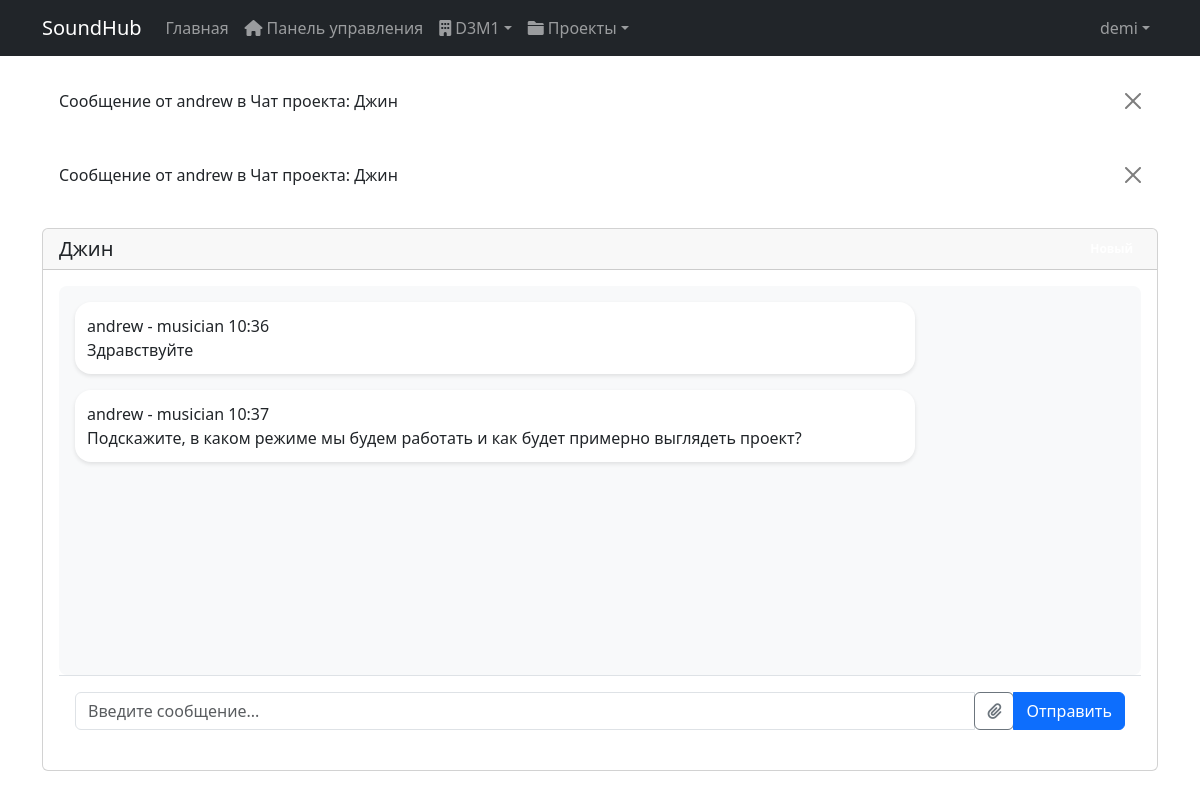
Page /api/chats/project/1/ (signed in) on the earlier database version.
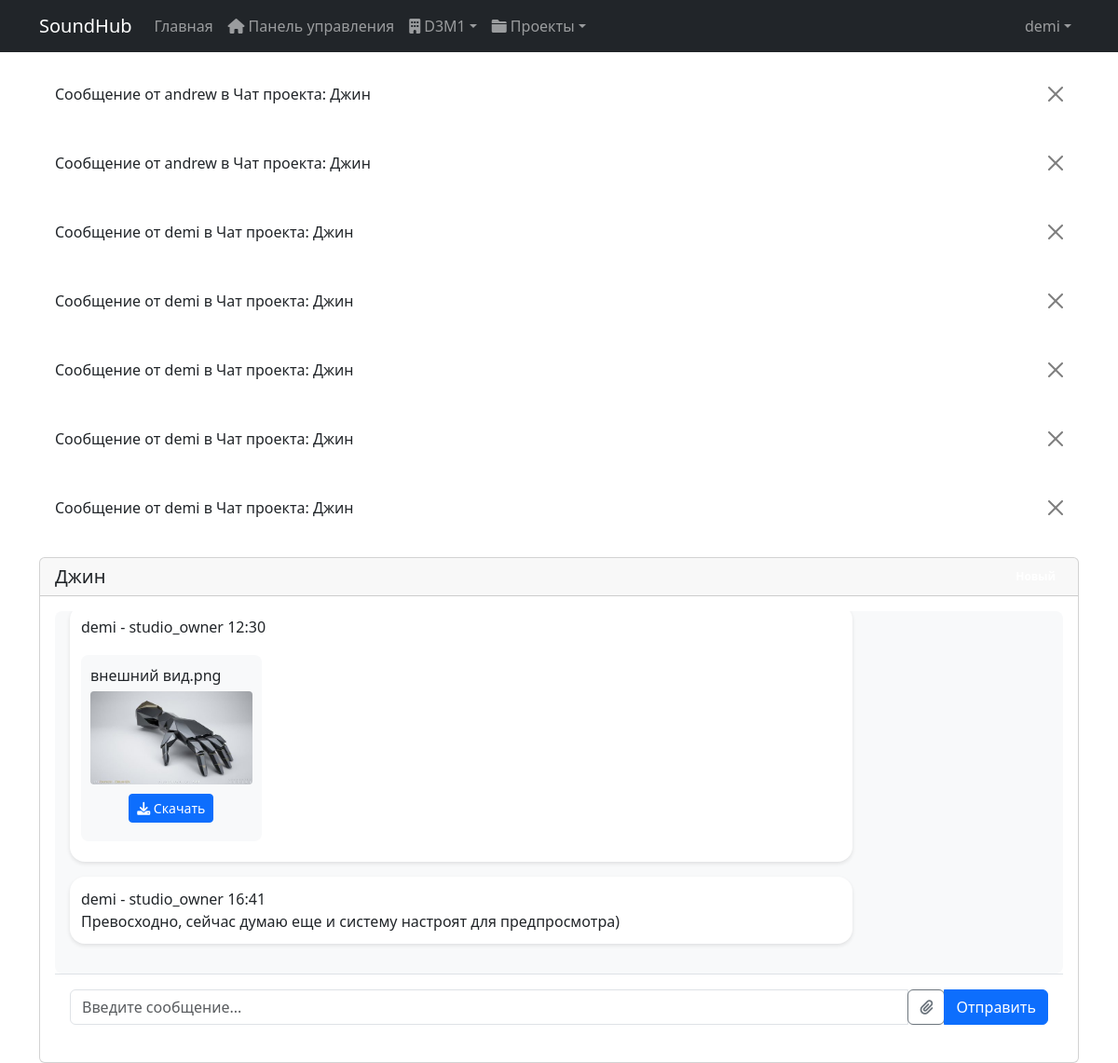
Same page on the later database version.
### studios/models.py (models this page shows)
class Studio(models.Model):
    name = models.CharField(max_length=255)
    owner = models.ForeignKey(User, related_name='owned_studios', on_delete=models.CASCADE)
    workers = models.ManyToManyField(User, related_name='work_studios')
    description = models.TextField()
    address = models.TextField()
    equipment_list = models.JSONField(default=list)
    pricing = models.JSONField(default=dict)  # Формат: {"service_type": price}
    commission_percent = models.DecimalField(max_digits=5, decimal_places=2)  # Комиссия студии

### users/models.py (models this page shows)
class User(AbstractUser):
    USER_TYPES = (
        ('musician', 'Музыкант'),
        ('studio_owner', 'Владелец студии'),
        ('studio_worker', 'Работник студии')
    )
    user_type = models.CharField(max_length=20, choices=USER_TYPES)
    phone = models.CharField(max_length=20, blank=True)
    is_verified = models.BooleanField(default=False)

### chats/models.py (models this page shows, shortened)
class Message(models.Model):
    chat = models.ForeignKey(Chat, on_delete=models.CASCADE, related_name='messages')
    sender = models.ForeignKey(settings.AUTH_USER_MODEL, on_delete=models.CASCADE)
    text = models.TextField()
    created_at = models.DateTimeField(auto_now_add=True)
    is_read = models.BooleanField(default=False)
    def __str__(self):
        return f'Сообщение от {self.sender.username} в {self.chat}'

class Chat(models.Model):
    project = models.OneToOneField(Project, on_delete=models.CASCADE, related_name='chat', null=True, blank=True)
    studio = models.ForeignKey('studios.Studio', on_delete=models.CASCADE, related_name='chats', null=True, blank=True)
    participants = models.ManyToManyField(settings.AUTH_USER_MODEL, related_name='chats', blank=True)
    created_at = models.DateTimeField(auto_now_add=True)
    updated_at = models.DateTimeField(auto_now=True)
    def get_last_message(self):
        return self.messages.order_by('-created_at').first()
    def __str__(self):
        return f'Чат проекта: {self.project.title if self.project else "Без проекта"}'

class Project(models.Model):
    title = models.CharField(max_length=200)
    description = models.TextField(blank=True)
    created_at = models.DateTimeField(default=timezone.now)
    updated_at = models.DateTimeField(auto_now=True)
    client = models.ForeignKey(settings.AUTH_USER_MODEL, on_delete=models.CASCADE, related_name='client_projects', default=0)
    studio = models.ForeignKey('studios.Studio', on_delete=models.CASCADE, related_name='studio_projects', default=0)
    status = models.CharField(max_length=20, choices=[
        ('new', 'Новый'),
        ('in_progress', 'В работе'),
        ('completed', 'Завершен'),
        ('cancelled', 'Отменен')
    ], default='new')

class File(models.Model):
    FILE_TYPES = [
        ('audio', 'Аудио'),
        ('image', 'Изображение'),
        ('video', 'Видео'),
        ('document', 'Документ')
    ]
    message = models.ForeignKey(Message, on_delete=models.CASCADE, related_name='files', default='')
    file = models.FileField(upload_to='chat_files/%Y/%m/%d/')
    file_type = models.CharField(max_length=20, choices=FILE_TYPES, default=FILE_TYPES[3][0])
    filename = models.CharField(max_length=255, default='')
    uploaded_at = models.DateTimeField(auto_now_add=True)
    size = models.IntegerField(help_text='Размер файла в байтах', default=0)

### chats/views.py (the view, shortened to what this page needs)
# urls.py: path('project/<int:project_id>/', views.project_chat, name='project_chat'),
@login_required
def project_chat(request, project_id):
    project = get_object_or_404(Project, id=project_id)
    if request.user != project.client and request.user != project.studio.owner and request.user not in project.studio.workers.all():
        raise PermissionDenied
    chat, created = Chat.objects.get_or_create(project=project)
    messages = chat.messages.select_related('sender').prefetch_related('files').order_by('created_at')
    return render(request, 'chats/chat.html', {
        'project': project,
        'chat': chat,
        'messages': messages
    })

### chats/templates/chats/chat.html (shortened to what this page needs)
{% extends 'base.html' %}
{% load static %}
{% block content %}
<div class="container mt-4">
    <div class="row">
        <div class="col-md-12">
            <div class="card">
                <div class="card-header d-flex justify-content-between align-items-center">
                    <h5 class="mb-0">{{ project.title }}</h5>
                    <span class="badge bg-{{ project.status }}">{{ project.get_status_display }}</span>
                </div>
                <div class="card-body chat-container">
                    <div class="messages-container" id="messages">
                        {% for message in messages %}
                            {% include 'chats/message.html' with message=message %}
                        {% endfor %}
                    </div>
                    <form class="message-form" method="post" enctype="multipart/form-data" id="message-form">
                        <div class="input-group">
                            <input type="text" name="message" class="form-control" placeholder="Введите сообщение...">
                            <div class="file-input-container">
                                <button class="btn btn-outline-secondary" type="button">
                                    <i class="fas fa-paperclip"></i>
                            </button>
                            </div>
                            <button type="submit" class="btn btn-primary">Отправить</button>
                        </div>
                    </form>
                </div>
            </div>
        </div>
    </div>
</div>
{% endblock %}

### templates/base.html (shortened to what this page needs)
<!DOCTYPE html>
<html lang="ru">
  <head>
    <link href="https://cdn.jsdelivr.net/npm/bootstrap@5.3.0/dist/css/bootstrap.min.css" rel="stylesheet" />
    <link rel="stylesheet" href="https://cdnjs.cloudflare.com/ajax/libs/font-awesome/6.0.0/css/all.min.css" />
  </head>
  <body>
    <nav class="navbar navbar-expand-lg navbar-dark bg-dark">
      <div class="container">
        <a class="navbar-brand" href="{% url 'index' %}">SoundHub</a>
        <div class="collapse navbar-collapse" id="navbarNav">
          <ul class="navbar-nav me-auto">
            <li class="nav-item">
              <a class="nav-link" href="{% url 'index' %}">Главная</a>
            </li>
            {% if user.is_authenticated %}
              {% if user.user_type == 'musician' %}
                <li class="nav-item">
                  <a class="nav-link" href="{% url 'musician_dashboard' %}"><i class="fas fa-home me-1"></i>Панель управления</a>
                </li>
                <li class="nav-item">
                  <a class="nav-link" href="{% url 'studios:studios_list' %}"><i class="fas fa-plus me-1"></i>Создать проект</a>
                </li>
                <li class="nav-item dropdown">
                  <a class="nav-link dropdown-toggle" href="#" id="projectsDropdown" role="button" data-bs-toggle="dropdown"><i class="fas fa-folder me-1"></i>Мои проекты</a>
                  <ul class="dropdown-menu">
                    {% for project in user.client_projects.all|slice:':5' %}
                      <li>
                        <a class="dropdown-item" href="{% url 'chats:project_chat' project.id %}">
                          {{ project.title }}
                          {% if project.chat.get_last_message and not project.chat.get_last_message.is_read and project.chat.get_last_message.sender != user %}
                            <span class="badge bg-danger">Новое</span>
                          {% endif %}
                        </a>
                      </li>
                    {% empty %}
                      <li>
                        <span class="dropdown-item text-muted">Нет проектов</span>
                      </li>
                    {% endfor %}
                    {% if user.client_projects.count > 5 %}
                      <li>
                        <hr class="dropdown-divider" />
                      </li>
                      <li>
                        <a class="dropdown-item" href="{% url 'musician_projects' %}">Все проекты</a>
                      </li>
                    {% endif %}
                  </ul>
                </li>
              {% elif user.user_type == 'studio_owner' %}
                <li class="nav-item">
                  <a class="nav-link" href="{% url 'studio_owner_dashboard' %}"><i class="fas fa-home me-1"></i>Панель управления</a>
                </li>
                {% if user.owned_studios.exists %}
                  {% with studio=user.owned_studios.first %}
                    <li class="nav-item dropdown">
                      <a class="nav-link dropdown-toggle" href="#" id="studioDropdown" role="button" data-bs-toggle="dropdown"><i class="fas fa-building me-1"></i>{{ studio.name }}</a>
                    </li>
                    <li class="nav-item dropdown">
                      <a class="nav-link dropdown-toggle" href="#" id="projectsDropdown" role="button" data-bs-toggle="dropdown"><i class="fas fa-folder me-1"></i>Проекты</a>
                    </li>
                  {% endwith %}
                {% endif %}
              {% endif %}
            {% endif %}
          </ul>
          <ul class="navbar-nav">
            {% if user.is_authenticated %}
              <li class="nav-item dropdown">
                <a class="nav-link dropdown-toggle" href="#" id="navbarDropdown" role="button" data-bs-toggle="dropdown">{{ user.username }}</a>
              </li>
            {% endif %}
          </ul>
        </div>
      </div>
    </nav>
    {% if messages %}
      <div class="container mt-3">
        {% for message in messages %}
          <div class="alert alert-{{ message.tags }} alert-dismissible fade show" role="alert">
            {{ message }}
            <button type="button" class="btn-close" data-bs-dismiss="alert"></button>
          </div>
        {% endfor %}
      </div>
    {% endif %}
    {% block content %}
    {% endblock %}
  </body>
</html>

### chats/templates/chats/message.html (shortened to what this page needs)
{% load static %}
<div class="message {% if message.sender == user %}message-sent{% else %}message-received{% endif %}" data-message-id="{{ message.id }}">
    <div class="message-content">
        <div class="message-header">
            <span class="message-sender">{{ message.sender.get_full_name|default:message.sender.username }} - {{ message.sender.user_type }}</span>
            <span class="message-time">{{ message.created_at|date:"H:i" }}</span>
        </div>
        {% if message.text %}
            <div class="message-text">{{ message.text }}</div>
        {% endif %}
        {% if message.files.exists %}
            <div class="message-files">
                {% for file in message.files.all %}
                    <div class="file-preview">
                        {% if file.file_type == 'image' %}
                            <div class="image-preview-container">
                                <span class="file-name">{{ file.filename }}</span>
                                <img controls src="http://127.0.0.1:8000/{{ file.file }}" alt="{{ file.filename }}" class="img-fluid preview-image" style="max-height: 300px; cursor: pointer;" onclick="openImagePreview(this.src)">
                                <div class="image-actions">
                                    <a href="{% url 'chats:download_file' file.id %}" class="btn btn-sm btn-primary">
                                        <i class="fas fa-download"></i> Скачать
                                    </a>
                                </div>
                            </div>
                        {% endif %}
                    </div>
                {% endfor %}
            </div>
        {% endif %}
    </div>
</div>

### chats/templates/chats/chat.html (style rules this page uses)
.chat-container { height: calc(100vh - 300px); display: flex; flex-direction: column; }
.messages-container { flex-grow: 1; overflow-y: auto; padding: 1rem; background: #f8f9fa; border-radius: 0.5rem; }
.message { margin-bottom: 1rem; max-width: 80%; }
.message-content { padding: 0.75rem; border-radius: 1rem; background: #fff; box-shadow: 0 2px 4px rgba(0,0,0,0.1); }
.message-files { display: flex; flex-wrap: wrap; gap: 0.5rem; margin-top: 0.5rem; }
.file-preview { object-fit: cover; border-radius: 0.5rem; cursor: pointer; }
.message-form { padding: 1rem; background: white; border-top: 1px solid #dee2e6; }
.file-input-container { position: relative; overflow: hidden; }

### chats/templates/chats/message.html (style rules this page uses)
.file-preview { margin: 10px 0; border-radius: 8px; overflow: hidden; background: #f8f9fa; padding: 10px; }
.file-preview img { height: 100px; }
.image-preview-container, .video-preview-container, .audio-preview-container, .file-preview-container { position: relative; margin-bottom: 10px; }
.preview-image { border-radius: 4px; transition: transform 0.2s; }
.image-actions, .video-actions, .audio-actions { margin-top: 10px; text-align: center; }
.file-name { display: block; margin-bottom: 5px; word-break: break-all; }

Differences in the rows shown:
no longer on one of the page's lists (row edited): Message: sender.get_full_name "andrew", sender.user_type "musician", created_at "10:36", text "Здравствуйте"
no longer on one of the page's lists (row edited): Message: sender.get_full_name "andrew", sender.user_type "musician", created_at "10:37", text "Подскажите, в каком режиме мы будем работать и как будет примерно выглядеть проект?"
added Message: sender+chat "Сообщение от demi в Чат проекта: Джин"
added Message: sender+chat "Сообщение от demi в Чат проекта: Джин"
added Message: sender+chat "Сообщение от demi в Чат проекта: Джин"
added Message: sender+chat "Сообщение от demi в Чат проекта: Джин", sender.get_full_name "demi", sender.user_type "studio_owner", created_at "12:30"
added Message: sender+chat "Сообщение от demi в Чат проекта: Джин", sender.get_full_name "demi", sender.user_type "studio_owner", created_at "16:41", text "Превосходно, сейчас думаю еще и систему настроят для предпросмотра)"
added File: filename "внешний вид.png", file (picture)
